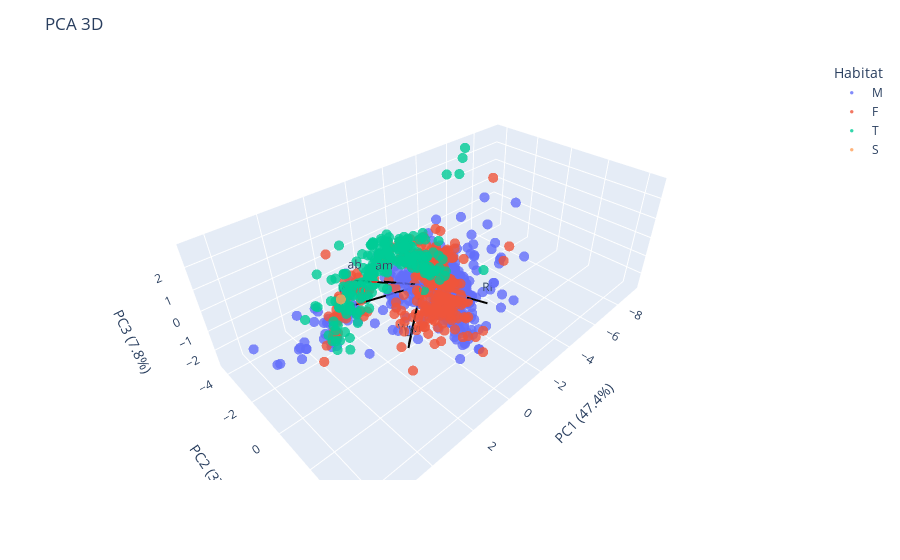

The notebook cell this image was saved under:
### Code cell
fig = px.scatter_3d(
    pca_df,
    x="PC1",
    y="PC2",
    z="PC3",
    color=final_df['habitat'],
    hover_name="species",
    color_continuous_scale=px.colors.sequential.Viridis,
    opacity=0.8
    )

loadings = pca.components_.T * np.sqrt(pca.explained_variance_)

scale = 3  

for i, feature in enumerate(features):
    fig.add_trace(
        go.Scatter3d(
            x=[0, loadings[i, 0] * scale],
            y=[0, loadings[i, 1] * scale],
            z=[0, loadings[i, 2] * scale],
            mode="lines+text",
            line=dict(color="black", width=4),
            text=[None, feature],
            textposition="top center",
            name=feature,
            showlegend=False
        )
    )

fig.update_layout(
    title="PCA 3D",
    scene=dict(
        xaxis_title=f"PC1 ({explained_var[0]:.1f}%)",
        yaxis_title=f"PC2 ({explained_var[1]:.1f}%)",
        zaxis_title=f"PC3 ({explained_var[2]:.1f}%)",
    ),
    legend_title="Habitat",
)
fig.update_traces(marker=dict(size=3.5))  
# fig.update_coloraxes(colorbar_title="Wwi")

fig.show()
# fig.write_html("figures/.html")

### Figure 1 — Plotly figure (JSON) as saved in the notebook; plotly's stock layout.template omitted (floating-point values rounded to 4 significant figures; data arrays with more than 128 entries replaced by an {"elided": "..."} marker saying what was removed)
{"data": [{"hovertemplate": "<b>%{hovertext}</b><br><br>color=M<br>PC1=%{x}<br>PC2=%{y}<br>PC3=%{z}<extra></extra>", "hovertext": {"elided": "543 str values"}, "legendgroup": "M", "marker": {"color": "#636efa", "opacity": 0.8, "size": 3.5, "symbol": "circle"}, "mode": "markers", "name": "M", "scene": "scene", "showlegend": true, "type": "scatter3d", "x": {"elided": "543 float values"}, "y": {"elided": "543 float values"}, "z": {"elided": "543 float values"}}, {"hovertemplate": "<b>%{hovertext}</b><br><br>color=F<br>PC1=%{x}<br>PC2=%{y}<br>PC3=%{z}<extra></extra>", "hovertext": {"elided": "330 str values"}, "legendgroup": "F", "marker": {"color": "#EF553B", "opacity": 0.8, "size": 3.5, "symbol": "circle"}, "mode": "markers", "name": "F", "scene": "scene", "showlegend": true, "type": "scatter3d", "x": {"elided": "330 float values"}, "y": {"elided": "330 float values"}, "z": {"elided": "330 float values"}}, {"hovertemplate": "<b>%{hovertext}</b><br><br>color=T<br>PC1=%{x}<br>PC2=%{y}<br>PC3=%{z}<extra></extra>", "hovertext": {"elided": "218 str values"}, "legendgroup": "T", "marker": {"color": "#00cc96", "opacity": 0.8, "size": 3.5, "symbol": "circle"}, "mode": "markers", "name": "T", "scene": "scene", "showlegend": true, "type": "scatter3d", "x": {"elided": "218 float values"}, "y": {"elided": "218 float values"}, "z": {"elided": "218 float values"}}, {"hovertemplate": "<b>%{hovertext}</b><br><br>color=S<br>PC1=%{x}<br>PC2=%{y}<br>PC3=%{z}<extra></extra>", "hovertext": ["Phoeniconaias_minor"], "legendgroup": "S", "marker": {"color": "#FFA15A", "opacity": 0.8, "size": 3.5, "symbol": "circle"}, "mode": "markers", "name": "S", "scene": "scene", "showlegend": true, "type": "scatter3d", "x": [2.882], "y": [-1.442], "z": [0.08349]}, {"line": {"color": "black", "width": 4}, "marker": {"size": 3.5}, "mode": "lines+text", "name": "am", "showlegend": false, "text": [null, "am"], "textposition": "top center", "type": "scatter3d", "x": [0, 2.326], "y": [0, 0.6743], "z": [0, 1.741]}, {"line": {"color": "black", "width": 4}, "marker": {"size": 3.5}, "mode": "lines+text", "name": "Wwi", "showlegend": false, "text": [null, "Wwi"], "textposition": "top center", "type": "scatter3d", "x": [0, 2.295], "y": [0, 1.797], "z": [0, -0.4877]}, {"line": {"color": "black", "width": 4}, "marker": {"size": 3.5}, "mode": "lines+text", "name": "Ri", "showlegend": false, "text": [null, "Ri"], "textposition": "top center", "type": "scatter3d", "x": [0, -0.844], "y": [0, 2.744], "z": [0, 0.1478]}, {"line": {"color": "black", "width": 4}, "marker": {"size": 3.5}, "mode": "lines+text", "name": "Wwb", "showlegend": false, "text": [null, "Wwb"], "textposition": "top center", "type": "scatter3d", "x": [0, 2.387], "y": [0, -1.533], "z": [0, -0.5818]}, {"line": {"color": "black", "width": 4}, "marker": {"size": 3.5}, "mode": "lines+text", "name": "Li", "showlegend": false, "text": [null, "Li"], "textposition": "top center", "type": "scatter3d", "x": [0, 2.262], "y": [0, 1.716], "z": [0, -0.7527]}, {"line": {"color": "black", "width": 4}, "marker": {"size": 3.5}, "mode": "lines+text", "name": "ab", "showlegend": false, "text": [null, "ab"], "textposition": "top center", "type": "scatter3d", "x": [0, 1.845], "y": [0, -1.952], "z": [0, 0.1553]}], "layout": {"legend": {"title": {"text": "Habitat"}, "tracegroupgap": 0}, "margin": {"t": 60}, "scene": {"domain": {"x": [0, 1], "y": [0, 1]}, "xaxis": {"title": {"text": "PC1 (47.4%)"}}, "yaxis": {"title": {"text": "PC2 (37.6%)"}}, "zaxis": {"title": {"text": "PC3 (7.8%)"}}}, "title": {"text": "PCA 3D"}}}
